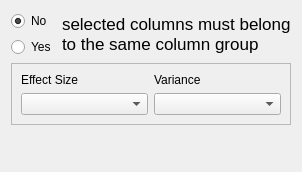
<?xml version="1.0" encoding="UTF-8"?>
<ui version="4.0">
 <class>WizardPage</class>
 <widget class="QWizardPage" name="WizardPage">
  <property name="geometry">
   <rect>
    <x>0</x>
    <y>0</y>
    <width>287</width>
    <height>172</height>
   </rect>
  </property>
  <property name="windowTitle">
   <string>WizardPage</string>
  </property>
  <property name="title">
   <string>Overwrite Existing Effects?</string>
  </property>
  <layout class="QVBoxLayout" name="verticalLayout_3">
   <item>
    <layout class="QHBoxLayout" name="horizontalLayout">
     <item>
      <layout class="QVBoxLayout" name="verticalLayout">
       <item>
        <widget class="QRadioButton" name="no_btn">
         <property name="text">
          <string>No</string>
         </property>
         <property name="checked">
          <bool>true</bool>
         </property>
         <attribute name="buttonGroup">
          <string notr="true">buttonGroup</string>
         </attribute>
        </widget>
       </item>
       <item>
        <widget class="QRadioButton" name="yes_btn">
         <property name="text">
          <string>Yes</string>
         </property>
         <attribute name="buttonGroup">
          <string notr="true">buttonGroup</string>
         </attribute>
        </widget>
       </item>
      </layout>
     </item>
     <item>
      <spacer name="horizontalSpacer">
       <property name="orientation">
        <enum>Qt::Horizontal</enum>
       </property>
       <property name="sizeHint" stdset="0">
        <size>
         <width>13</width>
         <height>20</height>
        </size>
       </property>
      </spacer>
     </item>
     <item>
      <widget class="QLabel" name="same_col_grp_lbl">
       <property name="font">
        <font>
         <pointsize>13</pointsize>
         <weight>50</weight>
         <bold>false</bold>
        </font>
       </property>
       <property name="text">
        <string>selected columns must belong
to the same column group</string>
       </property>
      </widget>
     </item>
    </layout>
   </item>
   <item>
    <widget class="QFrame" name="frame">
     <property name="frameShape">
      <enum>QFrame::StyledPanel</enum>
     </property>
     <property name="frameShadow">
      <enum>QFrame::Raised</enum>
     </property>
     <layout class="QVBoxLayout" name="verticalLayout_2">
      <item>
       <layout class="QGridLayout" name="gridLayout">
        <item row="0" column="0">
         <widget class="QLabel" name="label">
          <property name="text">
           <string>Effect Size</string>
          </property>
         </widget>
        </item>
        <item row="0" column="1">
         <widget class="QLabel" name="label_2">
          <property name="text">
           <string>Variance</string>
          </property>
         </widget>
        </item>
        <item row="1" column="0">
         <widget class="QComboBox" name="effect_cbo_box"/>
        </item>
        <item row="1" column="1">
         <widget class="QComboBox" name="var_cbo_box"/>
        </item>
       </layout>
      </item>
     </layout>
    </widget>
   </item>
   <item>
    <spacer name="verticalSpacer">
     <property name="orientation">
      <enum>Qt::Vertical</enum>
     </property>
     <property name="sizeHint" stdset="0">
      <size>
       <width>20</width>
       <height>0</height>
      </size>
     </property>
    </spacer>
   </item>
  </layout>
 </widget>
 <resources/>
 <connections>
  <connection>
   <sender>yes_btn</sender>
   <signal>clicked()</signal>
   <receiver>frame</receiver>
   <slot>show()</slot>
   <hints>
    <hint type="sourcelabel">
     <x>22</x>
     <y>29</y>
    </hint>
    <hint type="destinationlabel">
     <x>21</x>
     <y>75</y>
    </hint>
   </hints>
  </connection>
  <connection>
   <sender>no_btn</sender>
   <signal>clicked()</signal>
   <receiver>frame</receiver>
   <slot>hide()</slot>
   <hints>
    <hint type="sourcelabel">
     <x>53</x>
     <y>14</y>
    </hint>
    <hint type="destinationlabel">
     <x>18</x>
     <y>127</y>
    </hint>
   </hints>
  </connection>
 </connections>
 <buttongroups>
  <buttongroup name="buttonGroup"/>
 </buttongroups>
</ui>
